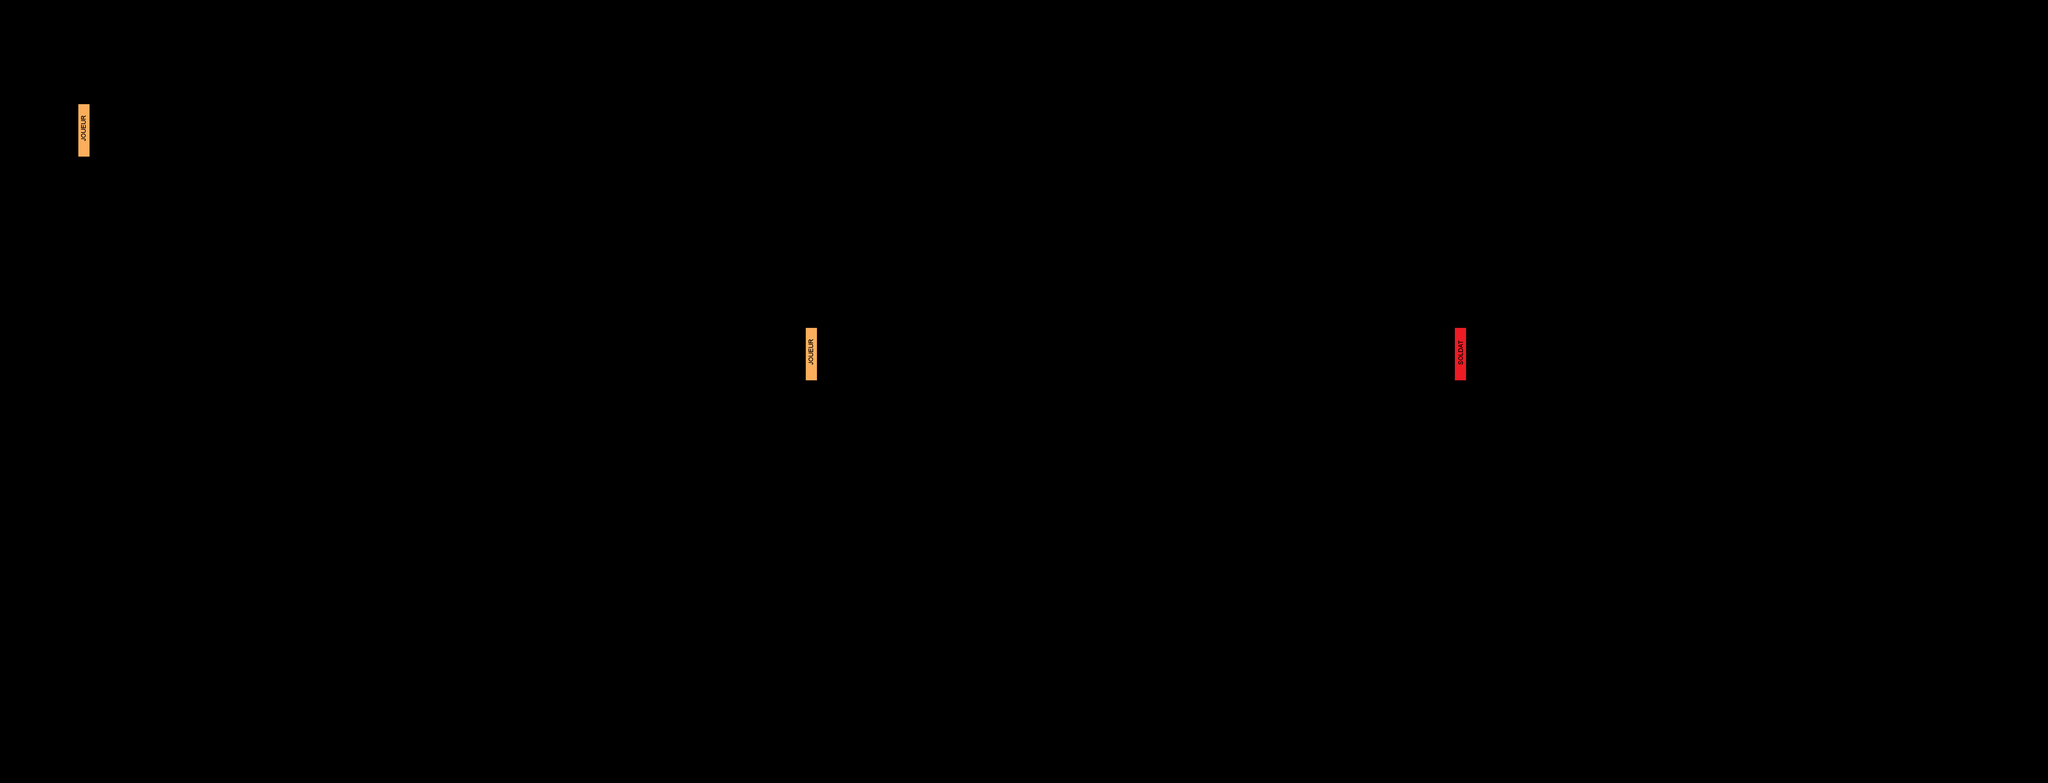

A 2D game scene composited from a Tiled map and its tileset images. What follows is a short description and the map's XML, with each tile layer's data collapsed to a summary:
An orthogonal 183x70 tile map with 32x32 px tiles, 2 tile layers (Joueur, Sol).

<map version="1.4" tiledversion="1.4.3" orientation="orthogonal" renderorder="right-down" width="183" height="70" tilewidth="32" tileheight="32" infinite="0" nextlayerid="3" nextobjectid="1">
 <tileset firstgid="1" name="Schéma" tilewidth="32" tileheight="32" tilecount="60" columns="6">
  <image source="Ressource/Ensemble.png" width="192" height="320" />
 </tileset>
 <layer id="1" name="Joueur" width="183" height="70">
  <data>[12810 cells, 57 non-empty, 13 distinct tile ids]</data>
 </layer>
 <layer id="2" name="Sol" width="183" height="70">
  <data>[12810 cells, 897 non-empty, 4 distinct tile ids]</data>
 </layer>
</map>
